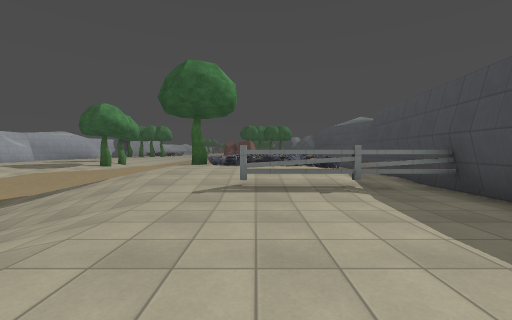
view 1 (above)

24 first-person views from a walk through a level from a Godot 3-D game. The camera is 1.4 m above the floor, tilts 2° down and sees 90° across. The floor is counted in squares, 2 m on a side. Each view is taken from the middle of a square. On the plan, view 1 faces up. The plan holds only what a view shows up to about 9 squares ahead; the rest is blank. The place goes on beyond the plan. Characters and animated objects are not drawn. Some surface patterns are stand-ins.

view 2
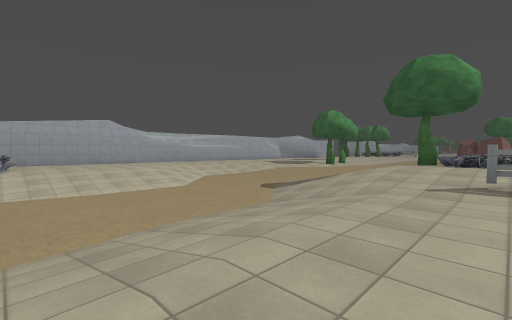

view 3
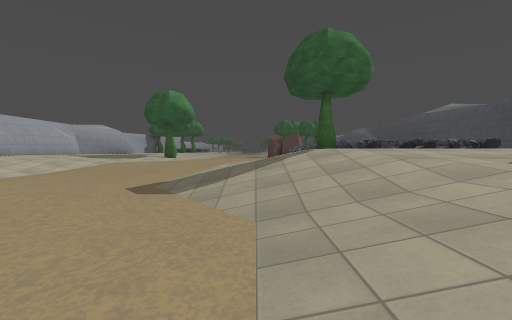

view 4
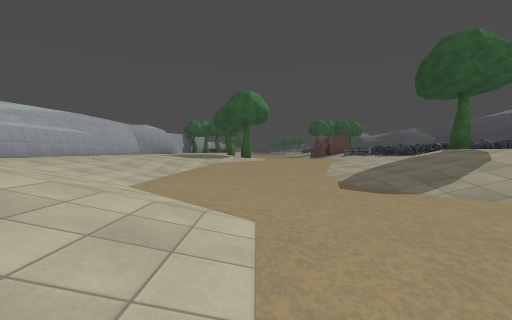

view 5
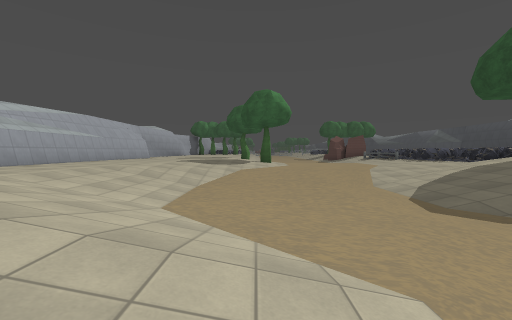

view 6
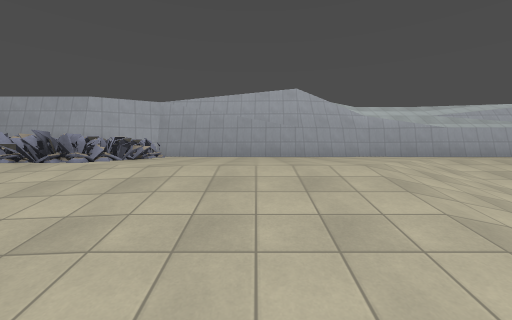

view 7
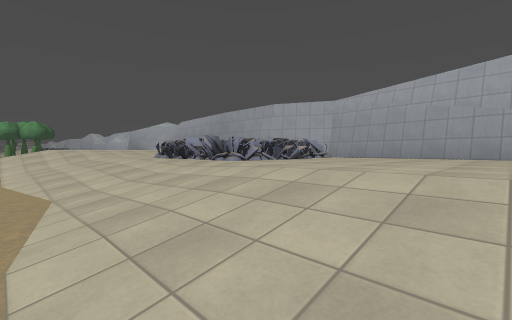

view 8
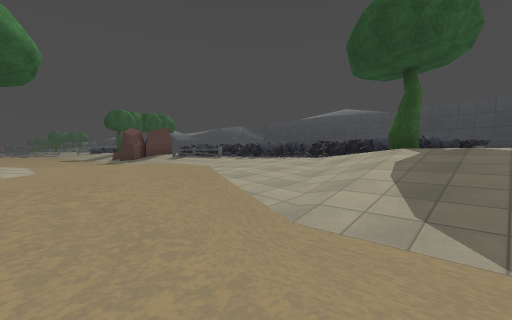

view 9
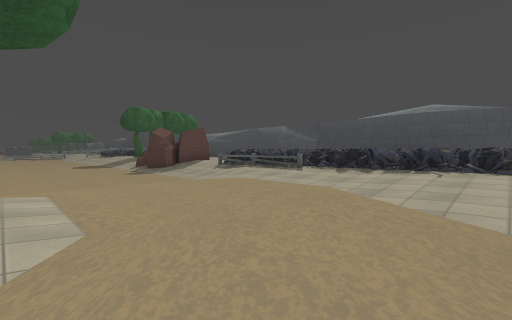

view 10
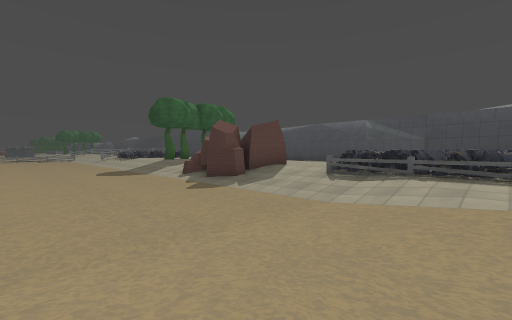

view 11
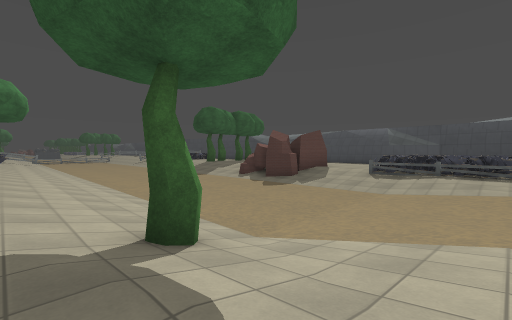

view 12
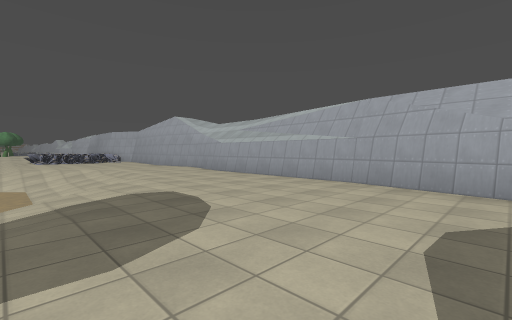

view 13
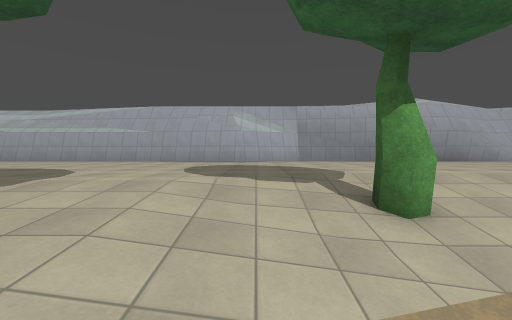

view 14
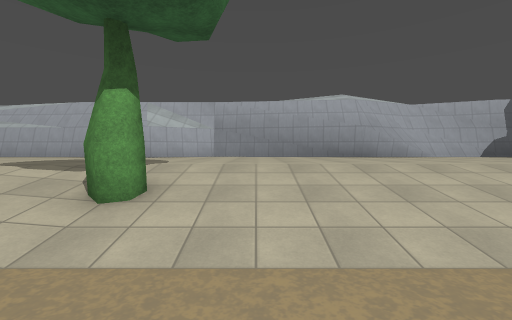

view 15
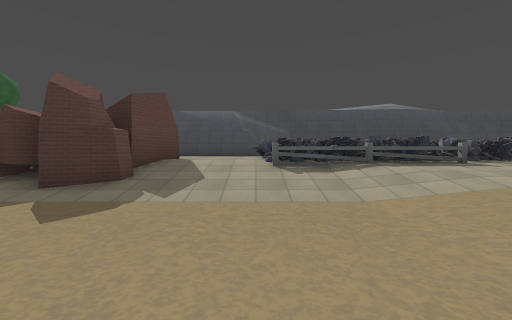

view 16
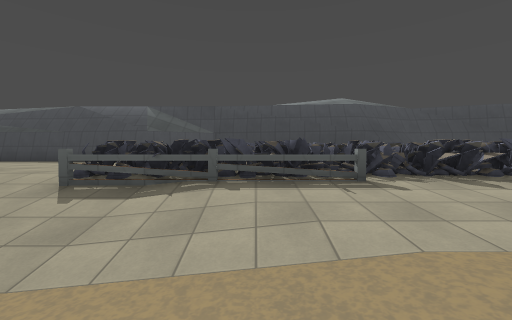

view 17
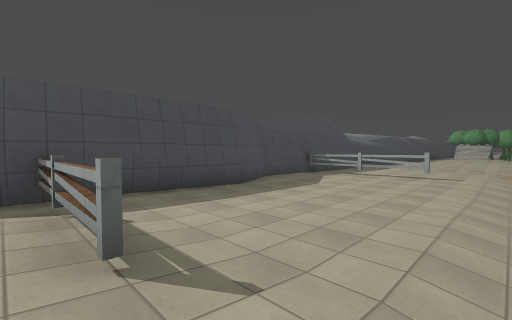

view 18
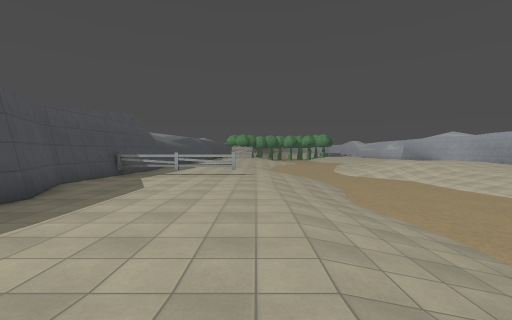

view 19
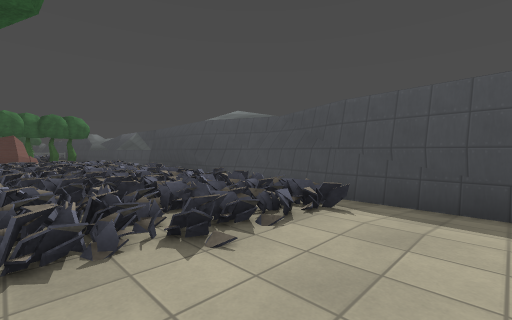

view 20
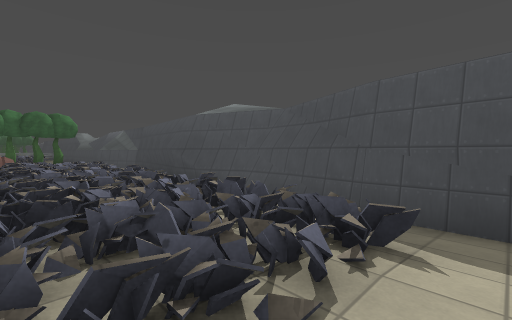

view 21
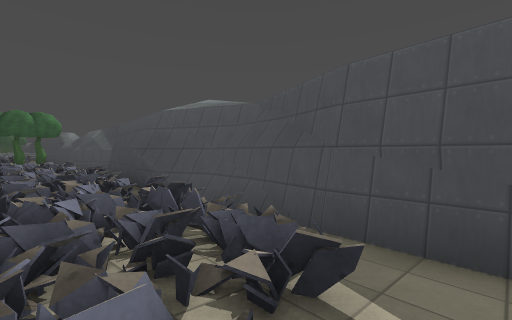

view 22
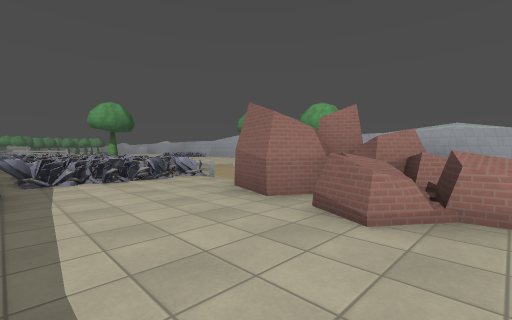

view 23
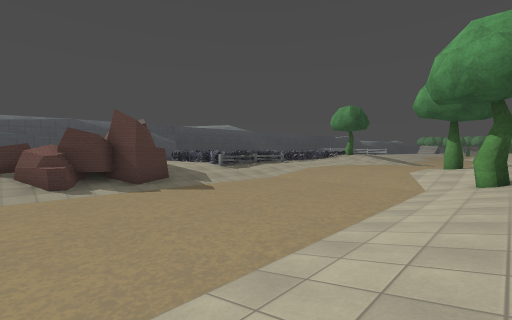

view 24
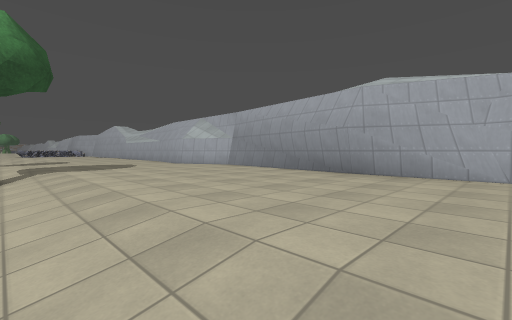

### Floor plan
Key: @ floor where view 1 was taken; # wall or solid block; . main floor; : floor 0.25 m higher than the main floor; - floor 0.25 m lower than the main floor; + floor 0.5 m higher than the main floor; _ floor 0.5 m lower than the main floor; < floor 1 m lower than the main floor; / step, stairs or slope; = window, fence, low wall or low ledge; ^ raised ledge; T tree; O other object.
Columns run from 16 left of view 1 to 4 right of it. Each row starts with its distance up from view 1.
 26 #.....//<<<<<//O....#
 25 #.....//<<<<<OOOO...#
 24 #.....//<<<<</OO....#
 23 #.....//<<<<<OO##...#
 22 #.....//<<<<<//.#...#
 21 #.....//<<<<<//.....#
 20 #.....//<<<<<///==..#
 19 #.....T/<<<<<//#^===#
 18 #.....//<<<<<//=#===#
 17 #.....////////-=#===#
 16 #.....///_____-=#^^ #
 15 #......T______-=^=^=#
 14 #...... ______-=##=##
 13 #...../ _____//=#==##
 12 #....// ____///==^^##
 11 #....///____///===^=#
 10 #...///////////=====#
  9 #...///<<<<///T=+==:#
  8 #...//<<<<<///+=+==:#
  7 #...//<<<<<///+++++:#
  6 #...//<<<<<///++++//#
  5 #...///<<<</////::/##
  4 #....///<<<<///.....#
  3 #.....//<<<<<//.....#
  2 #.....//<<<<<//....##
  1 #.....//<<<<<//....##
  0 #.....//<<<<<//.@...#
 -1 #====.//<<<<<//.....#
 -2 #  =^=//<<<<<//.....#
 -3 ##= ==//<<<<<//.....#
 -4  #  =.//<<<<<//.#####

Positions as (right, up) in squares from view 1, and headings:
1: (0, 0), facing up
2: (0, -1), facing up-left
3: (-4, 1), facing up
4: (-8, 1), facing up
5: (-9, 2), facing up
6: (-7, 2), facing left
7: (-8, 3), facing down-left
8: (-8, 7), facing up-right
9: (-8, 11), facing up-right
10: (-8, 16), facing up-right
11: (-11, 16), facing up-right
12: (-10, 16), facing down-left
13: (-7, 17), facing left
14: (-7, 20), facing left
15: (-7, 20), facing right
16: (-5, 17), facing right
17: (-2, 5), facing down-right
18: (-1, 5), facing down
19: (-1, 6), facing up-right
20: (0, 7), facing up-right
21: (1, 7), facing up-right
22: (3, 26), facing down-left
23: (-10, 26), facing down-right
24: (-10, 26), facing down-left
